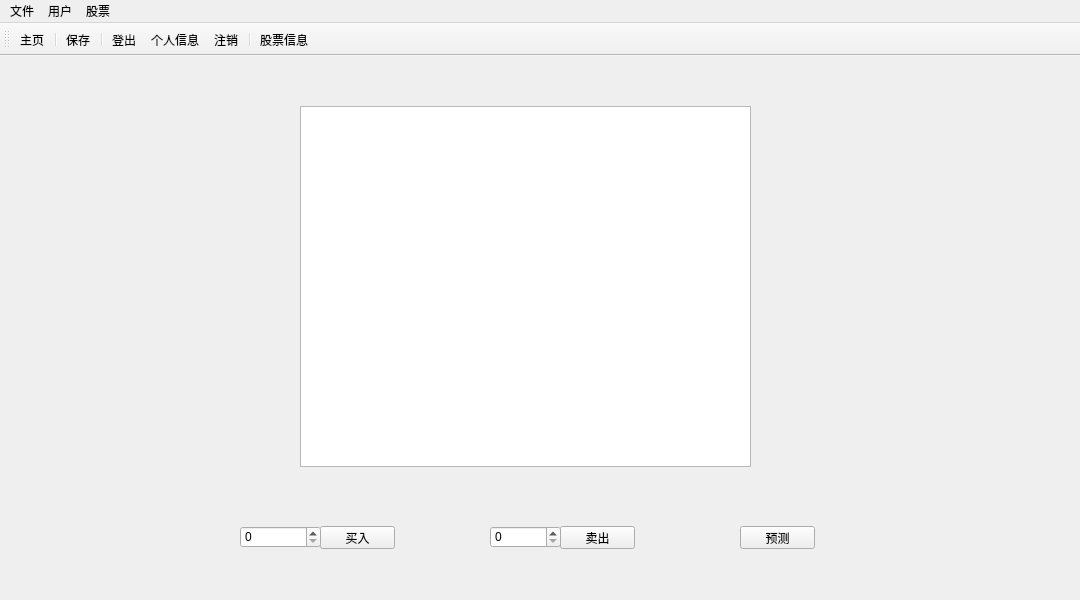
<?xml version="1.0" encoding="UTF-8"?>
<ui version="4.0">
 <class>MainWindow</class>
 <widget class="QMainWindow" name="MainWindow">
  <property name="geometry">
   <rect>
    <x>0</x>
    <y>0</y>
    <width>1080</width>
    <height>600</height>
   </rect>
  </property>
  <property name="minimumSize">
   <size>
    <width>1080</width>
    <height>600</height>
   </size>
  </property>
  <property name="maximumSize">
   <size>
    <width>1080</width>
    <height>600</height>
   </size>
  </property>
  <property name="windowTitle">
   <string>Bocchi</string>
  </property>
  <widget class="QWidget" name="centralwidget">
   <widget class="QStackedWidget" name="stackedWidget">
    <property name="geometry">
     <rect>
      <x>0</x>
      <y>0</y>
      <width>1081</width>
      <height>541</height>
     </rect>
    </property>
    <property name="currentIndex">
     <number>2</number>
    </property>
    <widget class="QWidget" name="mainPage">
     <widget class="QTableWidget" name="tableWidget">
      <property name="geometry">
       <rect>
        <x>50</x>
        <y>40</y>
        <width>361</width>
        <height>471</height>
       </rect>
      </property>
     </widget>
     <widget class="QLabel" name="label">
      <property name="geometry">
       <rect>
        <x>480</x>
        <y>20</y>
        <width>261</width>
        <height>261</height>
       </rect>
      </property>
      <property name="text">
       <string/>
      </property>
      <property name="pixmap">
       <pixmap resource="res.qrc">:/image/bocchi.png</pixmap>
      </property>
      <property name="scaledContents">
       <bool>true</bool>
      </property>
     </widget>
     <widget class="QLabel" name="label_2">
      <property name="geometry">
       <rect>
        <x>770</x>
        <y>270</y>
        <width>261</width>
        <height>281</height>
       </rect>
      </property>
      <property name="text">
       <string/>
      </property>
      <property name="pixmap">
       <pixmap resource="res.qrc">:/image/ryou.png</pixmap>
      </property>
      <property name="scaledContents">
       <bool>true</bool>
      </property>
     </widget>
     <widget class="QLabel" name="label_3">
      <property name="geometry">
       <rect>
        <x>760</x>
        <y>20</y>
        <width>261</width>
        <height>251</height>
       </rect>
      </property>
      <property name="text">
       <string/>
      </property>
      <property name="pixmap">
       <pixmap resource="res.qrc">:/image/kita.png</pixmap>
      </property>
      <property name="scaledContents">
       <bool>true</bool>
      </property>
     </widget>
     <widget class="QLabel" name="label_4">
      <property name="geometry">
       <rect>
        <x>470</x>
        <y>260</y>
        <width>271</width>
        <height>281</height>
       </rect>
      </property>
      <property name="text">
       <string/>
      </property>
      <property name="pixmap">
       <pixmap resource="res.qrc">:/image/nijika.png</pixmap>
      </property>
      <property name="scaledContents">
       <bool>true</bool>
      </property>
     </widget>
    </widget>
    <widget class="QWidget" name="stock_page">
     <widget class="QTableWidget" name="tableStock">
      <property name="geometry">
       <rect>
        <x>30</x>
        <y>10</y>
        <width>361</width>
        <height>471</height>
       </rect>
      </property>
     </widget>
     <widget class="QPushButton" name="btnStockFind">
      <property name="geometry">
       <rect>
        <x>760</x>
        <y>170</y>
        <width>75</width>
        <height>23</height>
       </rect>
      </property>
      <property name="text">
       <string>查询</string>
      </property>
     </widget>
     <widget class="QLineEdit" name="lineStockFind">
      <property name="geometry">
       <rect>
        <x>520</x>
        <y>170</y>
        <width>221</width>
        <height>21</height>
       </rect>
      </property>
     </widget>
     <widget class="QLabel" name="label_5">
      <property name="geometry">
       <rect>
        <x>520</x>
        <y>144</y>
        <width>141</width>
        <height>21</height>
       </rect>
      </property>
      <property name="text">
       <string>输入要查找的股票代码</string>
      </property>
     </widget>
    </widget>
    <widget class="QWidget" name="DetailStock">
     <widget class="QPushButton" name="btnBuy">
      <property name="geometry">
       <rect>
        <x>320</x>
        <y>470</y>
        <width>75</width>
        <height>23</height>
       </rect>
      </property>
      <property name="text">
       <string>买入</string>
      </property>
     </widget>
     <widget class="QPushButton" name="btnPredict">
      <property name="geometry">
       <rect>
        <x>740</x>
        <y>470</y>
        <width>75</width>
        <height>23</height>
       </rect>
      </property>
      <property name="text">
       <string>预测</string>
      </property>
     </widget>
     <widget class="QSpinBox" name="spinBuy">
      <property name="geometry">
       <rect>
        <x>240</x>
        <y>470</y>
        <width>81</width>
        <height>22</height>
       </rect>
      </property>
      <property name="maximum">
       <number>1000</number>
      </property>
     </widget>
     <widget class="QSpinBox" name="spinSell">
      <property name="geometry">
       <rect>
        <x>490</x>
        <y>470</y>
        <width>71</width>
        <height>22</height>
       </rect>
      </property>
     </widget>
     <widget class="QPushButton" name="btnSell">
      <property name="geometry">
       <rect>
        <x>560</x>
        <y>470</y>
        <width>75</width>
        <height>23</height>
       </rect>
      </property>
      <property name="text">
       <string>卖出</string>
      </property>
     </widget>
     <widget class="QListWidget" name="listWidget">
      <property name="geometry">
       <rect>
        <x>300</x>
        <y>50</y>
        <width>451</width>
        <height>361</height>
       </rect>
      </property>
     </widget>
    </widget>
    <widget class="QWidget" name="userInfo">
     <widget class="QTableWidget" name="tableUserInfo">
      <property name="geometry">
       <rect>
        <x>430</x>
        <y>110</y>
        <width>551</width>
        <height>401</height>
       </rect>
      </property>
     </widget>
     <widget class="QLabel" name="label_6">
      <property name="geometry">
       <rect>
        <x>670</x>
        <y>90</y>
        <width>201</width>
        <height>16</height>
       </rect>
      </property>
      <property name="text">
       <string>持有股票</string>
      </property>
     </widget>
     <widget class="QWidget" name="widget" native="true">
      <property name="geometry">
       <rect>
        <x>80</x>
        <y>180</y>
        <width>241</width>
        <height>271</height>
       </rect>
      </property>
      <layout class="QGridLayout" name="gridLayout">
       <item row="5" column="0">
        <widget class="QLabel" name="label_9">
         <property name="text">
          <string>账户资金：</string>
         </property>
        </widget>
       </item>
       <item row="4" column="0">
        <spacer name="verticalSpacer_3">
         <property name="orientation">
          <enum>Qt::Vertical</enum>
         </property>
         <property name="sizeType">
          <enum>QSizePolicy::Fixed</enum>
         </property>
         <property name="sizeHint" stdset="0">
          <size>
           <width>20</width>
           <height>40</height>
          </size>
         </property>
        </spacer>
       </item>
       <item row="0" column="0">
        <widget class="QLabel" name="label_7">
         <property name="text">
          <string>用户名：</string>
         </property>
        </widget>
       </item>
       <item row="0" column="1">
        <widget class="QLabel" name="labelName">
         <property name="text">
          <string>TextLabel</string>
         </property>
        </widget>
       </item>
       <item row="6" column="0">
        <spacer name="verticalSpacer_2">
         <property name="orientation">
          <enum>Qt::Vertical</enum>
         </property>
         <property name="sizeType">
          <enum>QSizePolicy::Fixed</enum>
         </property>
         <property name="sizeHint" stdset="0">
          <size>
           <width>20</width>
           <height>40</height>
          </size>
         </property>
        </spacer>
       </item>
       <item row="10" column="0">
        <widget class="QLineEdit" name="linePassMod"/>
       </item>
       <item row="3" column="0">
        <widget class="QLabel" name="label_8">
         <property name="text">
          <string>密码：</string>
         </property>
        </widget>
       </item>
       <item row="3" column="1">
        <widget class="QLabel" name="labelPass">
         <property name="text">
          <string>TextLabel</string>
         </property>
        </widget>
       </item>
       <item row="8" column="0">
        <spacer name="verticalSpacer">
         <property name="orientation">
          <enum>Qt::Vertical</enum>
         </property>
         <property name="sizeType">
          <enum>QSizePolicy::Fixed</enum>
         </property>
         <property name="sizeHint" stdset="0">
          <size>
           <width>20</width>
           <height>40</height>
          </size>
         </property>
        </spacer>
       </item>
       <item row="7" column="0">
        <widget class="QLineEdit" name="lineNameMod"/>
       </item>
       <item row="5" column="1">
        <widget class="QLabel" name="labelMoney">
         <property name="text">
          <string>TextLabel</string>
         </property>
        </widget>
       </item>
       <item row="1" column="0">
        <spacer name="verticalSpacer_4">
         <property name="orientation">
          <enum>Qt::Vertical</enum>
         </property>
         <property name="sizeType">
          <enum>QSizePolicy::Fixed</enum>
         </property>
         <property name="sizeHint" stdset="0">
          <size>
           <width>20</width>
           <height>40</height>
          </size>
         </property>
        </spacer>
       </item>
       <item row="7" column="1">
        <widget class="QPushButton" name="btnModName">
         <property name="text">
          <string>修改用户名</string>
         </property>
        </widget>
       </item>
       <item row="10" column="1">
        <widget class="QPushButton" name="btnModPass">
         <property name="text">
          <string>修改密码</string>
         </property>
        </widget>
       </item>
      </layout>
     </widget>
    </widget>
   </widget>
  </widget>
  <widget class="QToolBar" name="toolBar">
   <property name="windowTitle">
    <string>toolBar</string>
   </property>
   <property name="floatable">
    <bool>false</bool>
   </property>
   <attribute name="toolBarArea">
    <enum>TopToolBarArea</enum>
   </attribute>
   <attribute name="toolBarBreak">
    <bool>false</bool>
   </attribute>
   <addaction name="actionMain"/>
   <addaction name="separator"/>
   <addaction name="actionSave"/>
   <addaction name="separator"/>
   <addaction name="actionQuit"/>
   <addaction name="actionUserInfo"/>
   <addaction name="actionLogout"/>
   <addaction name="separator"/>
   <addaction name="actionStocks"/>
  </widget>
  <widget class="QMenuBar" name="menuBar">
   <property name="geometry">
    <rect>
     <x>0</x>
     <y>0</y>
     <width>1080</width>
     <height>21</height>
    </rect>
   </property>
   <widget class="QMenu" name="menu">
    <property name="title">
     <string>文件</string>
    </property>
    <addaction name="actionSave"/>
   </widget>
   <widget class="QMenu" name="menu_2">
    <property name="title">
     <string>用户</string>
    </property>
    <addaction name="actionQuit"/>
    <addaction name="actionUserInfo"/>
    <addaction name="actionLogout"/>
   </widget>
   <widget class="QMenu" name="menu_3">
    <property name="title">
     <string>股票</string>
    </property>
    <addaction name="actionStocks"/>
   </widget>
   <addaction name="menu"/>
   <addaction name="menu_2"/>
   <addaction name="menu_3"/>
  </widget>
  <action name="actionSave">
   <property name="text">
    <string>保存</string>
   </property>
  </action>
  <action name="actionQuit">
   <property name="text">
    <string>登出</string>
   </property>
  </action>
  <action name="actionUserInfo">
   <property name="text">
    <string>个人信息</string>
   </property>
  </action>
  <action name="actionStocks">
   <property name="text">
    <string>股票信息</string>
   </property>
  </action>
  <action name="actionLogout">
   <property name="text">
    <string>注销</string>
   </property>
  </action>
  <action name="actionMain">
   <property name="text">
    <string>主页</string>
   </property>
  </action>
 </widget>
 <resources>
  <include location="res.qrc"/>
 </resources>
 <connections/>
</ui>
